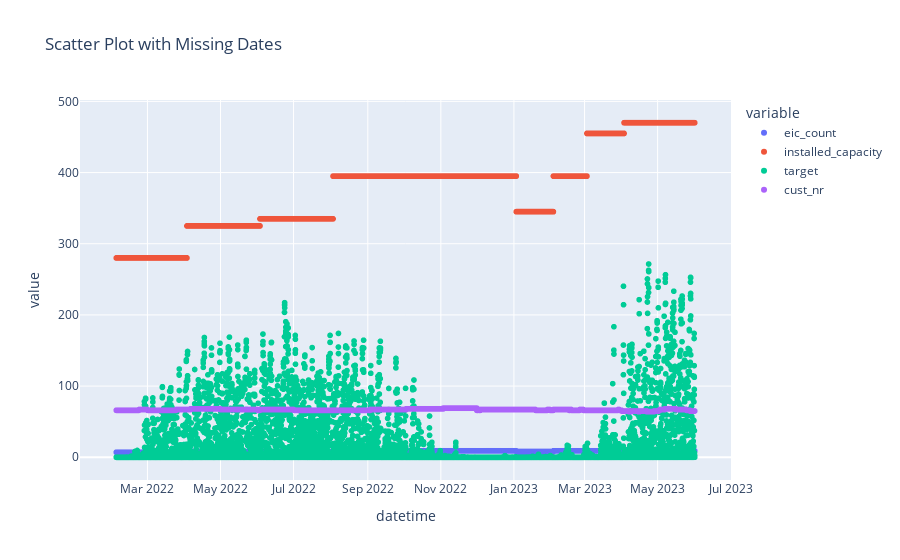

Write notebook code for a chart like this one.
### Code cell
costumer1['datetime'] = pd.to_datetime(costumer1['datetime'])
fig = px.scatter(costumer1, x='datetime', y=['eic_count','installed_capacity','target','cust_nr'], title='Scatter Plot with Missing Dates')
fig.show()

### Figure 1 — Plotly figure (JSON) as saved in the notebook; plotly's stock layout.template omitted (floating-point values rounded to 4 significant figures; data arrays with more than 128 entries replaced by an {"elided": "..."} marker saying what was removed)
{"data": [{"hovertemplate": "variable=eic_count<br>datetime=%{x}<br>value=%{y}<extra></extra>", "legendgroup": "eic_count", "marker": {"color": "#636efa", "symbol": "circle"}, "mode": "markers", "name": "eic_count", "showlegend": true, "type": "scattergl", "x": {"elided": "11592 str values"}, "xaxis": "x", "y": {"elided": "11592 int values"}, "yaxis": "y"}, {"hovertemplate": "variable=installed_capacity<br>datetime=%{x}<br>value=%{y}<extra></extra>", "legendgroup": "installed_capacity", "marker": {"color": "#EF553B", "symbol": "circle"}, "mode": "markers", "name": "installed_capacity", "showlegend": true, "type": "scattergl", "x": {"elided": "11592 str values"}, "xaxis": "x", "y": {"elided": "11592 int values"}, "yaxis": "y"}, {"hovertemplate": "variable=target<br>datetime=%{x}<br>value=%{y}<extra></extra>", "legendgroup": "target", "marker": {"color": "#00cc96", "symbol": "circle"}, "mode": "markers", "name": "target", "showlegend": true, "type": "scattergl", "x": {"elided": "11592 str values"}, "xaxis": "x", "y": {"elided": "11592 float values"}, "yaxis": "y"}, {"hovertemplate": "variable=cust_nr<br>datetime=%{x}<br>value=%{y}<extra></extra>", "legendgroup": "cust_nr", "marker": {"color": "#ab63fa", "symbol": "circle"}, "mode": "markers", "name": "cust_nr", "showlegend": true, "type": "scattergl", "x": {"elided": "11592 str values"}, "xaxis": "x", "y": {"elided": "11592 int values"}, "yaxis": "y"}], "layout": {"legend": {"title": {"text": "variable"}, "tracegroupgap": 0}, "title": {"text": "Scatter Plot with Missing Dates"}, "xaxis": {"anchor": "y", "domain": [0, 1], "title": {"text": "datetime"}}, "yaxis": {"anchor": "x", "domain": [0, 1], "title": {"text": "value"}}}}
